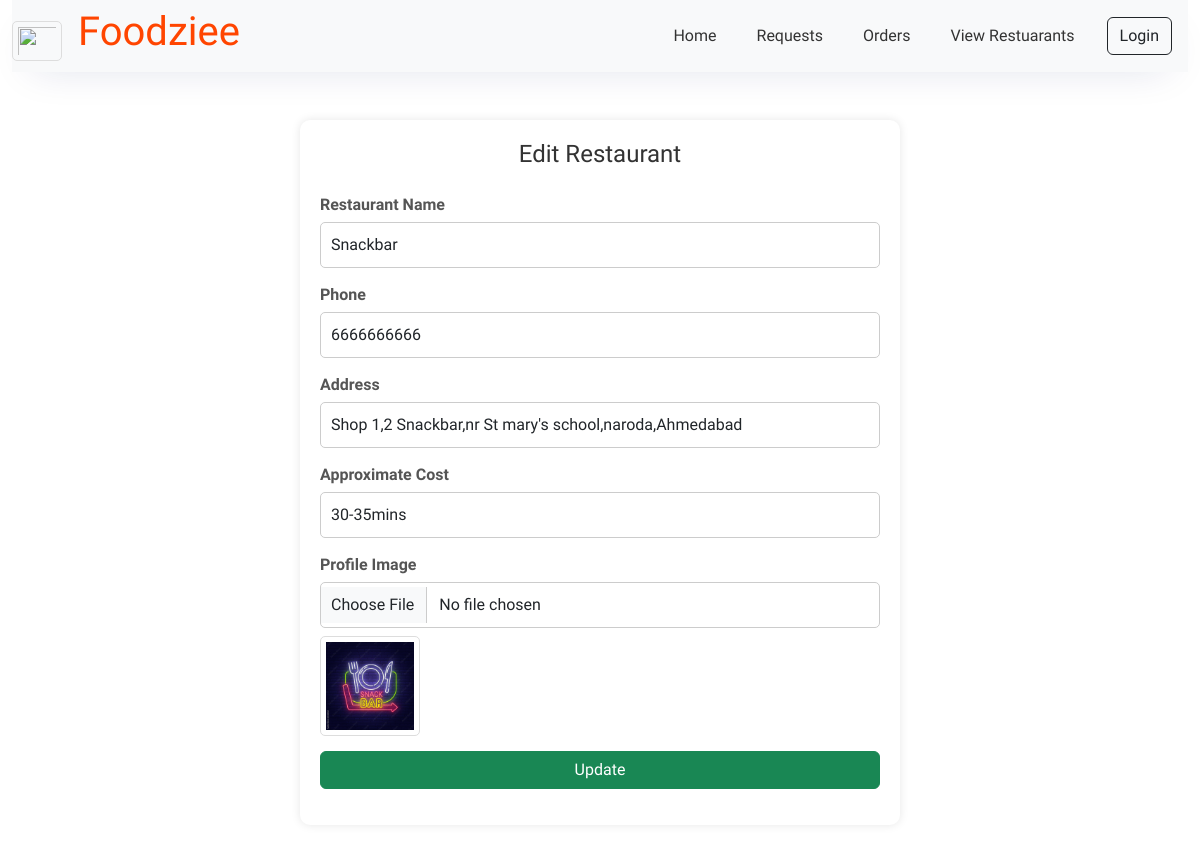
Screenshot of /admin/edit_restaurant.php?id=21 with the database file from the repository.
### tables this page shows
CREATE TABLE `r_o_details` (
  `r_o_id` int(11) NOT NULL,
  `r_o_name` varchar(25) NOT NULL,
  `r_o_email` varchar(30) NOT NULL,
  `r_o_phone` varchar(12) NOT NULL,
  `r_o_username` varchar(15) NOT NULL,
  `r_o_password` varchar(255) NOT NULL,
  `r_o_address` varchar(300) NOT NULL,
  `r_o_bankname` varchar(10) NOT NULL,
  `r_o_branchname` varchar(10) NOT NULL,
  `r_o_account` int(20) NOT NULL,
  `r_o_ifsc` int(12) NOT NULL,
  `res_name` varchar(20) NOT NULL,
  `res_email` varchar(30) NOT NULL,
  `res_phone` varchar(10) NOT NULL,
  `profile` varchar(255) NOT NULL,
  `res_address` varchar(300) NOT NULL,
  `res_fssai` varchar(20) NOT NULL,
  `approx` varchar(50) NOT NULL,
  `status` int(11) NOT NULL DEFAULT 1,
  `date/time` timestamp NOT NULL DEFAULT current_timestamp() ON UPDATE current_timestamp(),
  `Requests` varchar(50) NOT NULL DEFAULT 'Pending',
  `is_open` tinyint(1) NOT NULL DEFAULT 0
);

### admin/edit_restaurant.php (the view, shortened to what this page needs)
<?php
include 'link.php';
$restaurant_id = isset($_GET['id']) ? intval($_GET['id']) : 0;
$sql = "SELECT * FROM r_o_details WHERE r_o_id = ?";
$stmt = $con->prepare($sql);
$stmt->bind_param("i", $restaurant_id);
$stmt->execute();
$result = $stmt->get_result();
$restaurant = $result->fetch_assoc();
?>
<!DOCTYPE html>
<html lang="en">
<head>
    <link rel="stylesheet" href="../css/font.css">
    <link rel="stylesheet" href="nav.css">
    <link rel="stylesheet" href="edit_restaurant.css">
</head>
<body>
    <?php include 'a-header.php'; ?>
    <div class="container mt-5">
        <h2 class="text-center mb-4">Edit Restaurant</h2>
        <form action="" method="POST" enctype="multipart/form-data">
            <div class="form-group">
                <label>Restaurant Name</label>
                <input type="text" name="res_name" class="form-control" value="<?= htmlspecialchars($restaurant['res_name']) ?>" required>
            </div>
            <div class="form-group">
                <label>Phone</label>
                <input type="text" name="r_o_phone" class="form-control" value="<?= htmlspecialchars($restaurant['r_o_phone']) ?>" required>
            </div>
            <div class="form-group">
                <label>Address</label>
                <input type="text" name="res_address" class="form-control" value="<?= htmlspecialchars($restaurant['res_address']) ?>" required>
            </div>
            <div class="form-group">
                <label>Approximate Cost</label>
                <input type="text" name="approx" class="form-control" value="<?= htmlspecialchars($restaurant['approx']) ?>" required>
            </div>
            <div class="form-group">
                <label>Profile Image</label>
                <input type="file" name="profile" class="form-control">
                <?php if (!empty($restaurant['profile'])) { ?>
                    <img src="../ajax/imgs/card(restaurant)/<?= htmlspecialchars($restaurant['profile']) ?>" alt="Profile Image" width="100" class="mt-2">
                <?php } ?>
            </div>
            <button type="submit" class="btn btn-success">Update</button>
        </form>
    </div>
</body>
</html>

### admin/edit_restaurant.css (style rules this page uses)
.container { max-width: 600px; background: white; margin: 50px auto; padding: 20px; border-radius: 10px; box-shadow: 0px 0px 10px rgba(0, 0, 0, 0.1); }
h2 { text-align: center; color: #333; font-size: 24px; }
form { display: flex; flex-direction: column; }
.form-group { margin-bottom: 15px; }
label { font-weight: bold; color: #555; margin-bottom: 5px; display: block; }
input[type="text"], input[type="file"] { width: 100%; padding: 10px; border: 1px solid #ccc; border-radius: 5px; font-size: 16px; }
button { background-color: #28a745; color: white; border: none; padding: 10px 15px; font-size: 16px; border-radius: 5px; cursor: pointer; transition: 0.3s; }
img { display: block; margin-top: 10px; border-radius: 5px; width: 100px; height: auto; border: 1px solid #ddd; padding: 5px; }

### rows the page displays
r_o_details: res_name "Snackbar", r_o_phone "6666666666", res_address "Shop 1,2 Snackbar,nr St mary's school,naroda,Ahmedabad", approx "30-35mins", profile (picture)
